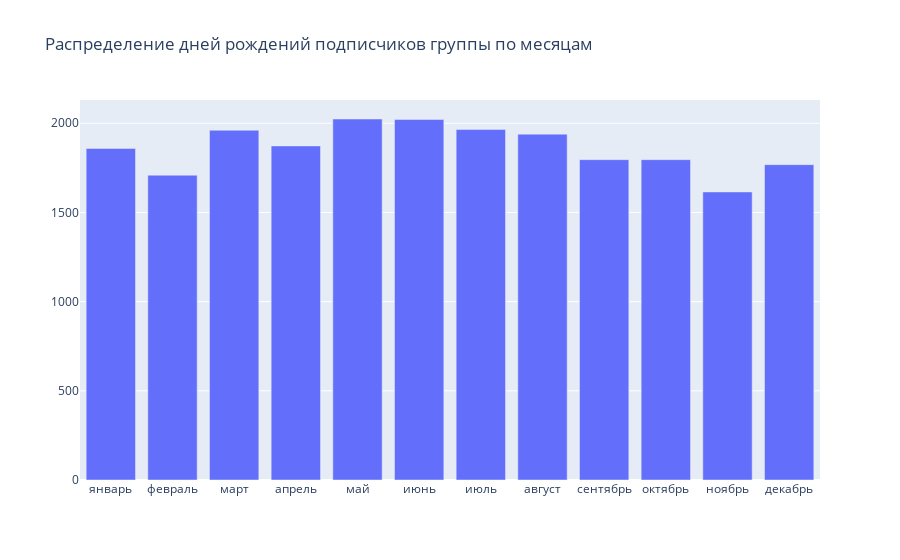

Source (notebook cell):
### Code cell
fig = go.Figure(data=[
    go.Bar(name='Распределение дней рождений участников группы по месяцам',
           x=df_hist.months_words,
           y=df_hist.num)],
        layout=go.Layout(
        title=go.layout.Title(text="Распределение дней рождений подписчиков группы по месяцам")
))


fig.show()

### Figure 1 — Plotly figure (JSON) as saved in the notebook; plotly's stock layout.template omitted (floating-point values rounded to 4 significant figures)
{"data": [{"name": "Распределение дней рождений участников группы по месяцам", "type": "bar", "x": ["январь", "февраль", "март", "апрель", "май", "июнь", "июль", "август", "сентябрь", "октябрь", "ноябрь", "декабрь"], "y": [1859, 1709, 1961, 1873, 2024, 2021, 1965, 1939, 1796, 1796, 1615, 1768]}], "layout": {"title": {"text": "Распределение дней рождений подписчиков группы по месяцам"}}}
